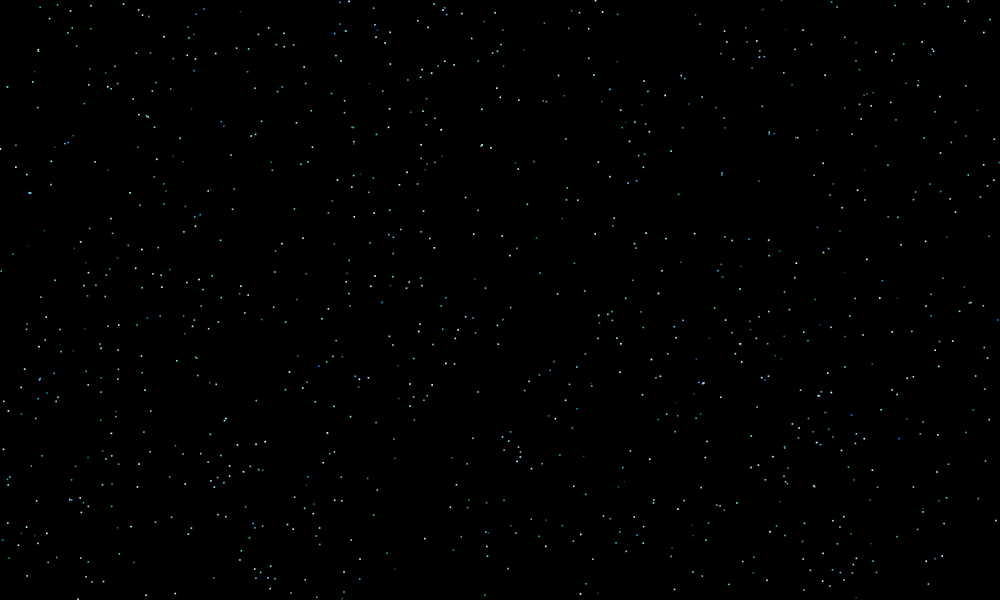
Frame 1 (no input)
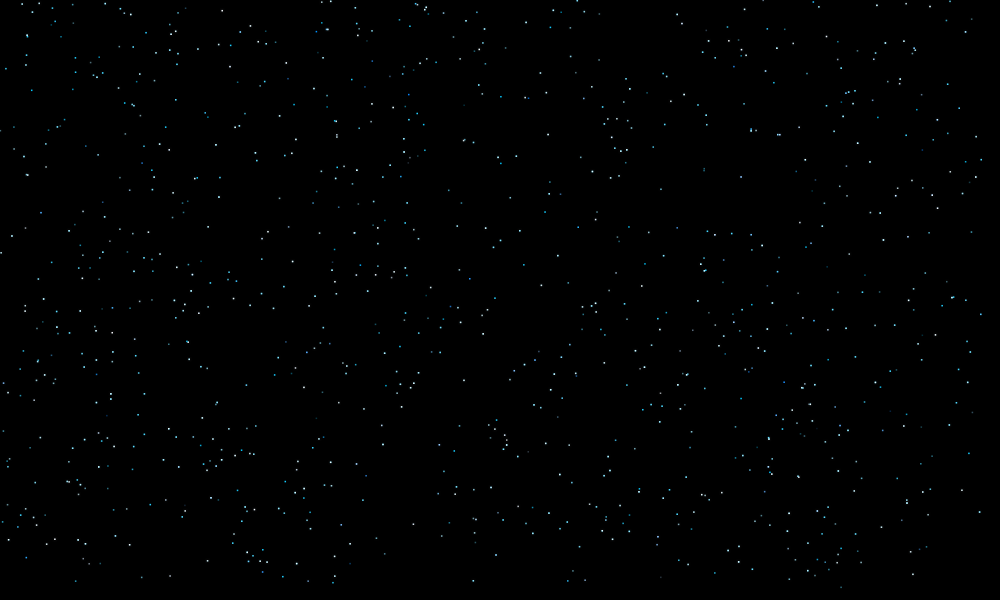
Frame 60 (the mouse pressed at the canvas centre just before this capture)
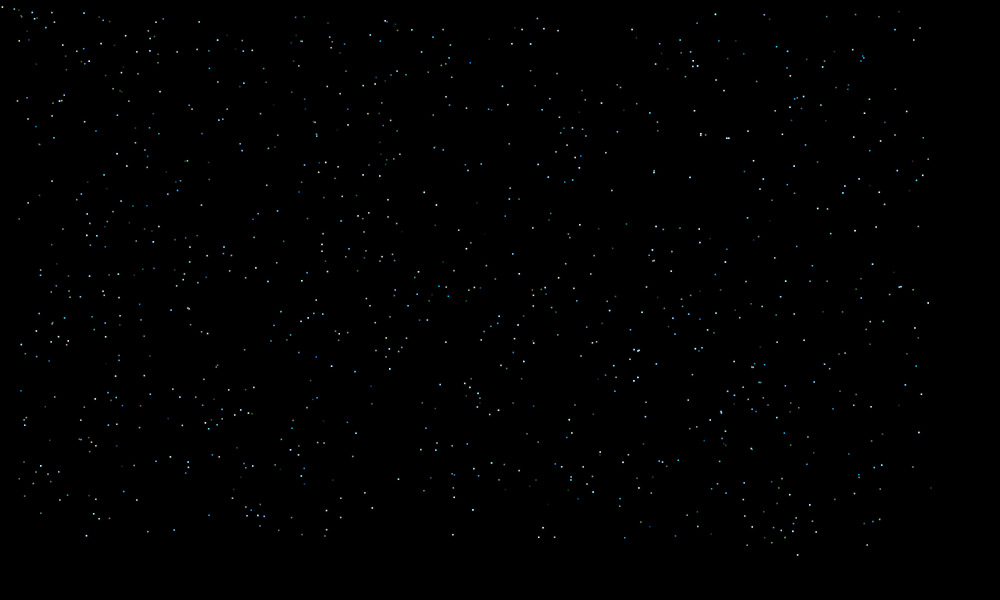
Frame 120 (the mouse held since frame 60 and released just before this capture)

The Processing sketch that drew these frames (run headless with seeded random() and noise(); from frame 60 on, the mouse is pressed at the canvas centre):

// Processing sketch: processing_67673
// ── processing_67673.pde

// GLOBAL VARIABLES  ------------------------------------------------------------------

float ts = 15;  //topspeed
float m = .25;  //scale
float o = 255; //opacity
float PS = 2; //particle size
float r, g, b; //colors


// DECLARE -------------------------------------------------------
particle[] particles = new particle[1000];


void setup() {
  size(1000, 600);
  smooth();
  noCursor();
  frameRate(60);

  // INITIALIZATION -------------------------------------------------
  for (int i = 0; i < particles.length; i++) {
    particles[i] = new particle();
  }
}

void draw() {
  noStroke();
  background(0); 

  // FUNCTIONS ------------------------------------------------------

  for (int i = 0; i < particles.length; i++) {
    particles[i].update();
    particles[i].checkEdges();
    particles[i].display();
  }
}


// CLASS  -----------------------------------------------------------------------------

class particle {

  PVector loc;
  PVector velocity;
  PVector acceleration;
  float topspeed;

  particle() {
    loc = new PVector( random(0, width), random(0, height) ); // spawns particles in these ranges
    velocity = new PVector(0, 0);
    topspeed = ts;
  }

  void update() {

    //acceleration algorithm

    PVector mouse = new PVector(mouseX, mouseY);
    PVector dir = PVector.sub(mouse, loc);  // Find vector aiming at mouse

    dir.normalize();     // Normalize
    dir.mult(m);       // Scale 
    acceleration = dir;  // Set to acceleration

    // Velocity changes by acceleration.  loc changes by velocity.
    velocity.add(acceleration);
    velocity.limit(topspeed);
    loc.add(velocity);
  }

  void display() {
    noStroke();
    fill(r, g, b, o+50);

    o = random(255);

    if ( dist(loc.x, loc.y, mouseX, mouseY) < 250 && mousePressed ) {  // glow effect will only affect within 250 radius
      PS = constrain( 8 / dist(loc.x, loc.y, mouseX, mouseY)+1, 1.5, 6 ); // closer to mouse, bigger glow
      r =  2550 / dist(loc.x, loc.y, mouseX, mouseY);
      g = constrain( dist(loc.x, loc.y, mouseX, mouseY)/2, 0, 200 );
      b = 0;
    } 
    else { // normal mode particles
      PS = 1.5;
      r = 0;
      g = constrain( dist(loc.x, loc.y, mouseX, mouseY)/2, 0, 200 );
      b = constrain( dist(loc.x, loc.y, mouseX, mouseY), 0, 255 );
    }
    rectMode(CENTER);
    rect(loc.x, loc.y, PS, PS); // primitive glow particle


    fill(255, 255, 255, o);
    rect(loc.x, loc.y, PS, PS);



    // BEHAVIOURS ------------------------------------------------------

    if (mousePressed) {  
      if (mouseButton == LEFT && dist(loc.x, loc.y, mouseX, mouseY) < 100 ) {
        m = 1; //scales more when right-clicked
      } 
      if (mouseButton == RIGHT && dist(loc.x, loc.y, mouseX, mouseY) < 100 ) {
        m = m+0.0001; //scales exponentially when center-clicked (slowly accelerates)
      }
      if (mouseButton == CENTER) {
        m = 0.1; //scales when clicked
      }
    } 
    else if (keyPressed) {  
      m = -0.1; //pushes away
    } 
    else {
      m = 0.01; //normal scale
    }

    fill(255, 255, 255, o/50);
    rect(loc.x, loc.y, PS*3, PS*3);
  }

  // BORDER BEHAVIOUR -----------------------------------------------

  void checkEdges() {  //keeps particles within the screen
    /*
   // far border
     if ( dist(width/2, height/2, loc.x, loc.y) >= width*3 ) {
     loc.x = loc.x*-1;
     loc.y = loc.y*-1;
     }
     */
    /*
    //border stop
    if (loc.x > width) {
      loc.x = width;
    } 
    else if (loc.x < 0) {
      loc.x = 0;
    }

    if (loc.y > height) {
      loc.y = height;
    }  
    else if (loc.y < 0) {
      loc.y = 0;
    }
    */
        //border infinite loop
    if (loc.x > width) {
      loc.x = 0;
    } 
    else if (loc.x < 0) {
      loc.x = width;
    }

    if (loc.y > height) {
      loc.y = 0;
    }  
    else if (loc.y < 0) {
      loc.y = height;
    }
    
  }
}
